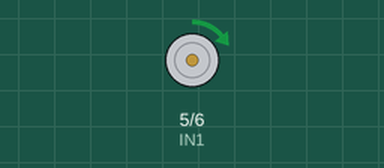
Recording of a sketch running on a simulated Arduino Uno, built with avr-gcc and run on an emulated ATmega328P. Parts: motor-driver pin pairs drawn as motors (green arrow = first pin HIGH = forward, orange = second pin HIGH = backward, longer = more drive).

Above: at 0.05 s.
At 2.35 s:
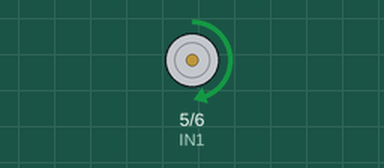
At 4.7 s:
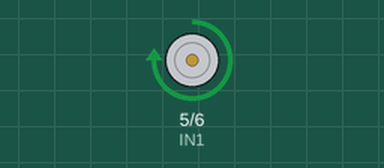
At 9.4 s:
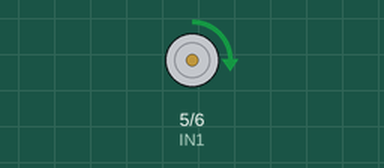
Timing chart, 0 to 13.3 s (numbered marks = the images above):
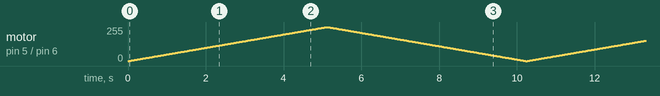

The sketch:

MX1508_s.ino
```cpp
const int IN1 = 5;
const int IN2 = 6;

void setup() {
  pinMode(IN1, OUTPUT);
  pinMode(IN2, OUTPUT);
}

void loop() {
  // Increase speed
  for (int speed = 0; speed <= 255; speed++) {
    analogWrite(IN1, speed);
    digitalWrite(IN2, LOW);
    delay(20);   // Smaller delay = faster acceleration
  }

  // Decrease speed
  for (int speed = 255; speed >= 0; speed--) {
    analogWrite(IN1, speed);
    digitalWrite(IN2, LOW);
    delay(20);
  }
}
```
